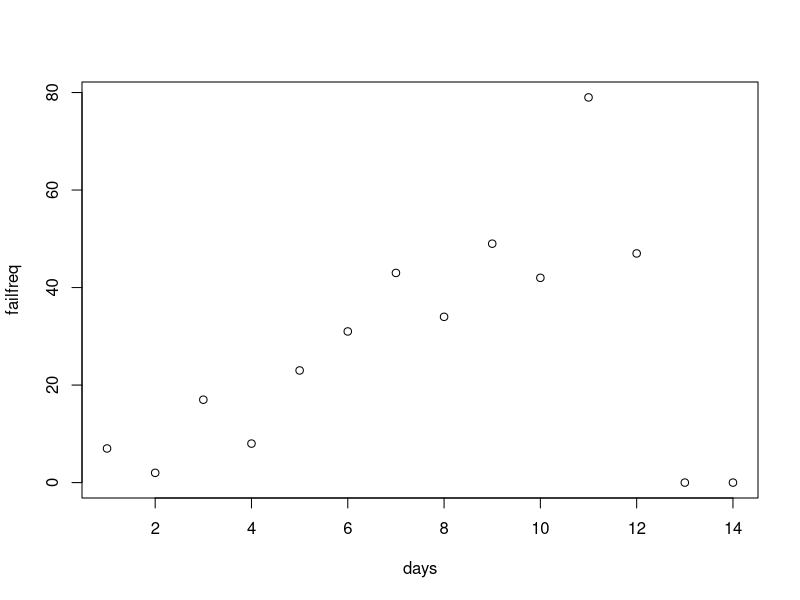
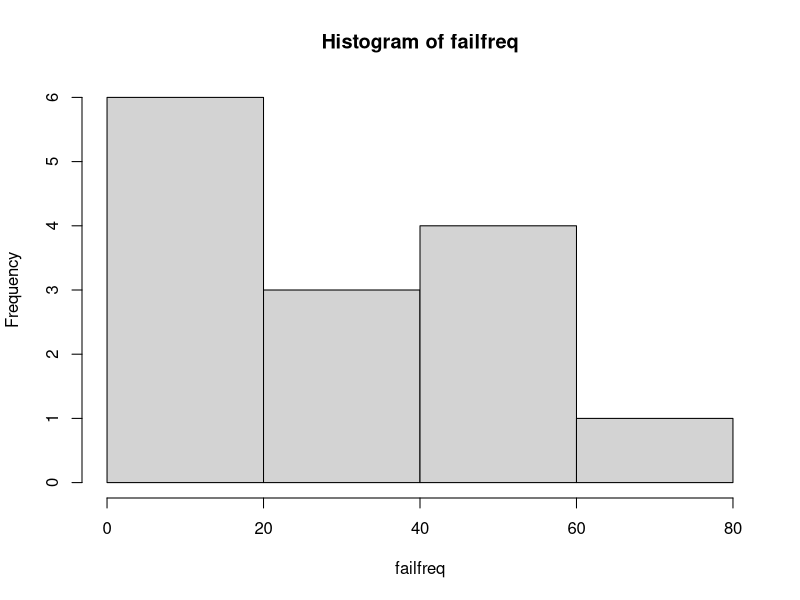
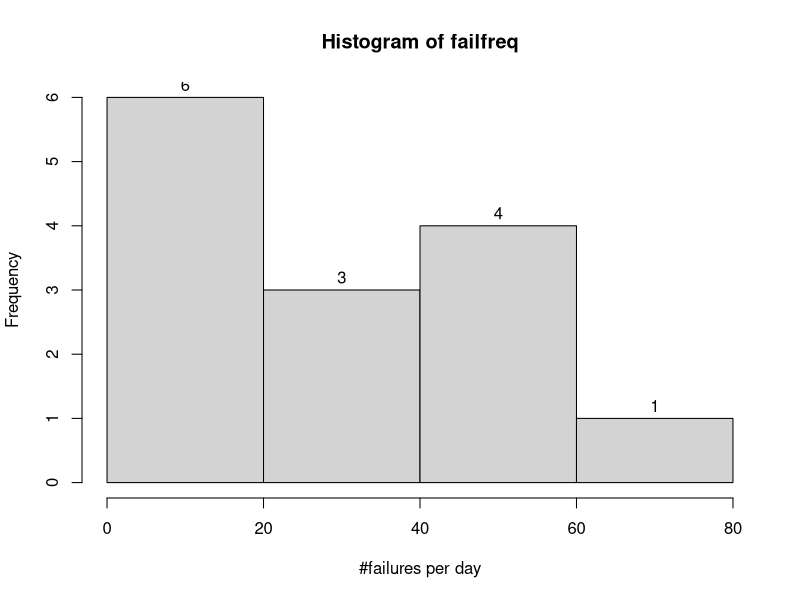
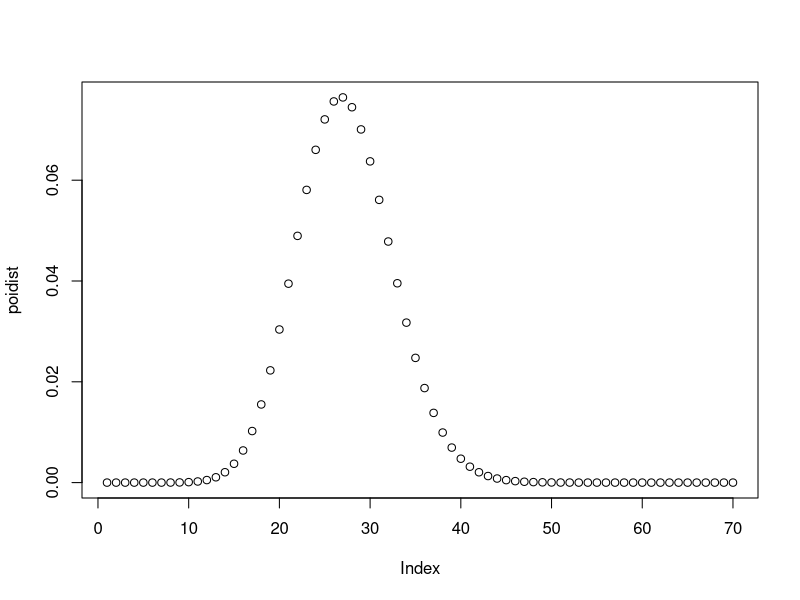
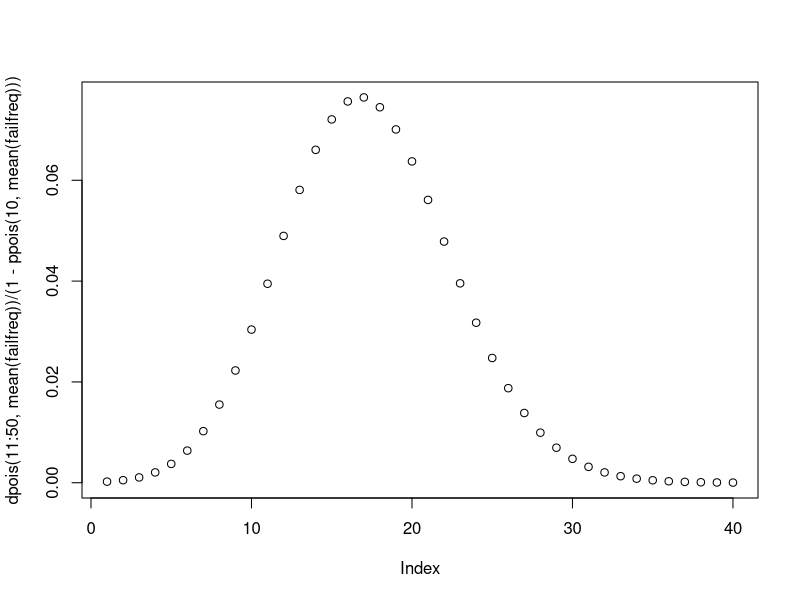

Write R code to recreate these figures, in order. (Note: this script raises an error after producing the figures.)

failfreq<-c(7,2,17,8,23,31,43,34,49,42,79,47,0,0)
mean(failfreq)
days<-seq(1:14)
plot(days, failfreq)
hist(failfreq)
hist(failfreq, xlab ="#failures per day", labels= TRUE)
# boxplot(failfreq)
summary(failfreq)

#deciding the poisson distribution:
pquant<-seq(from =1, to=70, by =1)
poidist <- dpois(pquant, 27.28571)
plot(poidist)

# finding the instantaneous failure rate:
givenday = 10 #can vary.....
ppois(10, mean(failfreq))  # change the numerator... ppois is cdf
dpois(10, mean(failfreq))  #dpois is density function.
# at given date the instantaneous failure rate: ppois(freq already ocured,lamda)/(1-dpois(frequency occured, 27.28571))
dpois(47,mean(failfreq))/(1-ppois(10, mean(failfreq)))
dpois(65,mean(failfreq))

plot(dpois(11:50,mean(failfreq))/(1-ppois(10, mean(failfreq))))

#dpois(65,mean(failfreq))/(1-ppois(64, mean(failfreq)))
#dpois(20,mean(failfreq))
#sum(dpois())
sampledata<- failfreq
 survival<-function(sampledata,numberfailed, input)
 {
input <-40    # HOW MANY failing. comment if needed.
numberfailed<- 15  #how many already failed. comment if needed.
# the below gives probability of failures less than equal to input| given failure data:
sum(dpois(0:input,mean(sampledata)) / (1-ppois(numberfailed, mean(sampledata))))
# the below gives probability of failures when failure data is not available:
sum(dpois(0:input, mean(sampledata)))
x<- seq(0,input, by = 1)
plot(x, dpois(0:input,mean(sampledata)), type = 'l', col = 'red')
points(x, dpois(0:input,mean(sampledata)) / (1-ppois(numberfailed, mean(sampledata))), type='l', col="blue", xlab='x', ylab='p(x)' )     
}
# plot two curves one: given failure, and the varying parameter in plot is 'input' given by user.  use ggplot?.
#

end <- 60
seqpts<-seq(numberfailed+1,end,1)
ppt<-dpois(seqpts,mean(failfreq))
pptgivenfailures <- dpois(seqpts,mean(failfreq))/(1-ppois(numberfailed, mean(failfreq)))
plot(seqpts, ppt)
plot(seqpts, pptgivenfailures)
# Goodness of fit:
failfreq<-c(7,2,17,8,23,31,43,34,49,42,79,47,0,0)
failfreqsample<-c(7,2,17,8,23,31,43)
failfreqtestobs<-c(34,49,42,79,47,0,0)
#pointvector<-c(0,10,20,30,40,50)
px<- c(dpois(0:60, mean(failfreqsample)), 1-ppois(60,mean(failfreqsample)))
repx<-c(sum(dpois(0:10,mean(failfreqsample))),sum(dpois(11:20,mean(failfreqsample))),sum(dpois(21:30,mean(failfreqsample))),
        sum(dpois(31:40,mean(failfreqsample))),sum(dpois(41:50,mean(failfreqsample))),sum(dpois(51:60,mean(failfreqsample))), 
        1-ppois(60,mean(failfreqsample))     )
#If their were a 100 failures...
psimpoi <- 100*px 
#the above is incomplete... no data.

#goodness of fit with sample from poisson. 
lamda <- 25
pvector<- dpois(1:60,lamda)
plot(pvector)
sum(pvector)
scale <- 1000    # that many points/ n.
scaledpvector<-scale*pvector
plot(scaledpvector)
rsample<-rpois(scale,lamda)
hist(rsample)
range(rsample)
breaks = seq(12, 43, by=1)
rsample.cut = cut(rsample, breaks, right=FALSE) 
#sampfreq<-rsample.cut
rsample.freq
init<-rep(0,11)
end <- rep (0,18)
rpoivector
length(rpoivector)
length((scaledpvector))
#chi sq test:  rpoivector is the observed vector from random sample.

sq<-(scaledpvector - rpoivector)*(scaledpvector- rpoivector)
chisqobsvector <- ifelse(rpoivector > 0,sq/rpoivector, 0)
chisqobs<- sum(chisqobsvector)
chisqobs
pval<- 1-pchisq(chisqobs, 59)
pval 
###############################################################################################
#  Good ness of fit function....:
###############################################################################################

gofpoi<-function(inputdata)
{ #inputdata<-rpois(100, 25)
  lamda <- mean(inputdata)
  x <- range(inputdata)
  min<- x[1]
  max <- x[2]
  if( min > 0) 
  {len = max - min  + 1} else { len = max }
  max
  n<- length(inputdata) 
  pvector<- dpois(0:max, lamda)
  scaledpvector <- n*pvector
  breaks = seq(0, max+1, by=1)
  data.cut <- cut(inputdata,breaks,right = FALSE, include.lowest = FALSE)
  data.freq <- table(data.cut)
  data.freq
  scaledpvector
  sq<- (scaledpvector-data.freq)*(scaledpvector-data.freq)
  chisqobsvector <- ifelse(data.freq > 0,sq/data.freq, 0)
  chisqobs <- sum(chisqobsvector)
  chisqobs
  pval <- 1 - pchisq(chisqobs, max -1)
  pval
  x1axis <- seq(0,max, by=1)
  plot(x1axis, data.freq , ylim = range(data.freq, scaledpvector),type='p', col="red", xlab='x', ylab='y')
  points(x1axis, scaledpvector, ylim = range(data.freq, scaledpvector))
  
  
}

###################################################################################
rsample2<- rpois(100, lamda)
breaks = seq(1,60,by =1)
rsample2.cut <- cut(rsample2, breaks, right = FALSE)
rsample2.freq = table(rsample2.cut)
rsample2.freq
inputdata<-rpois(100, 5)